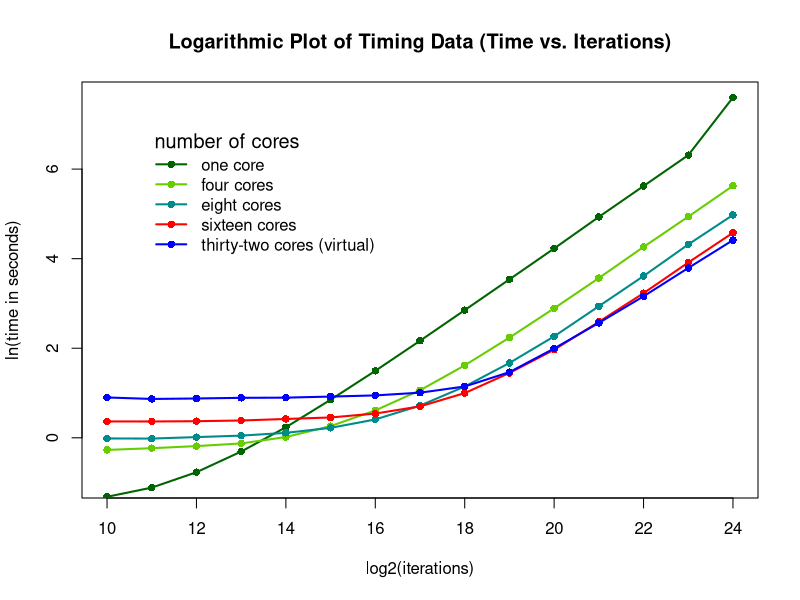
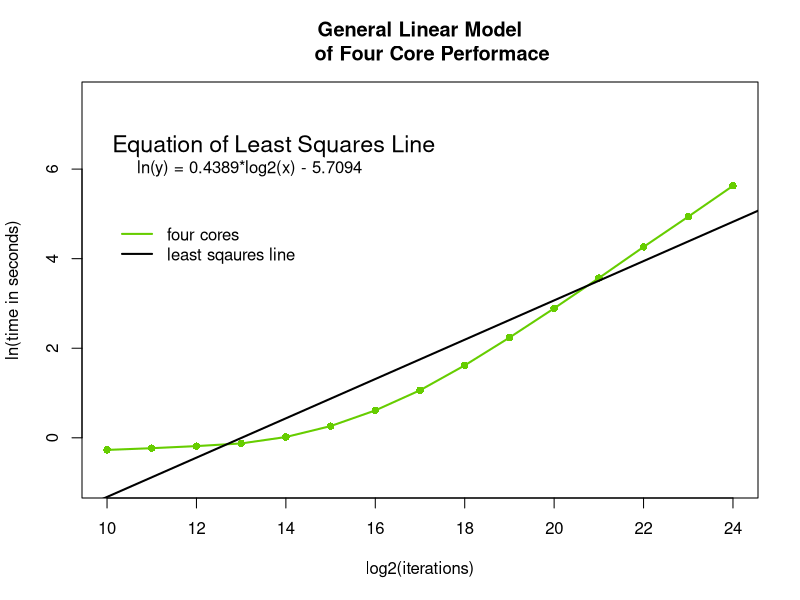
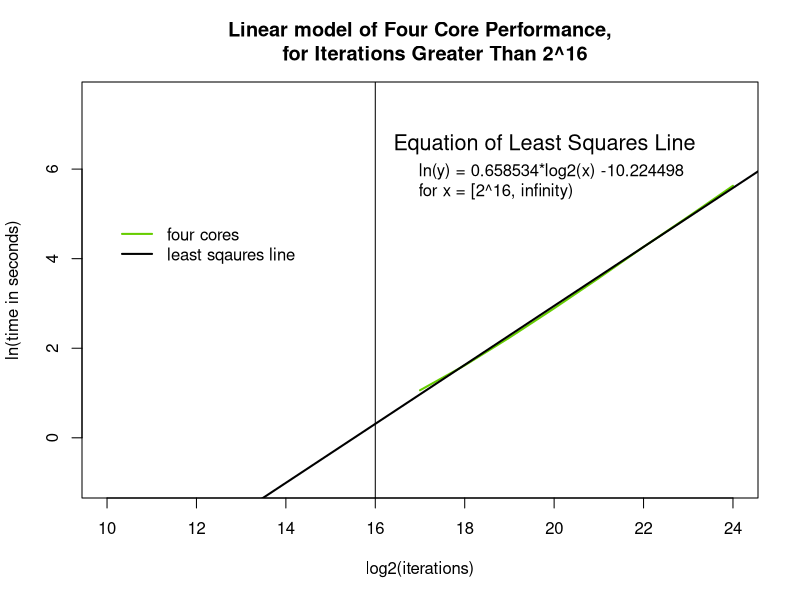
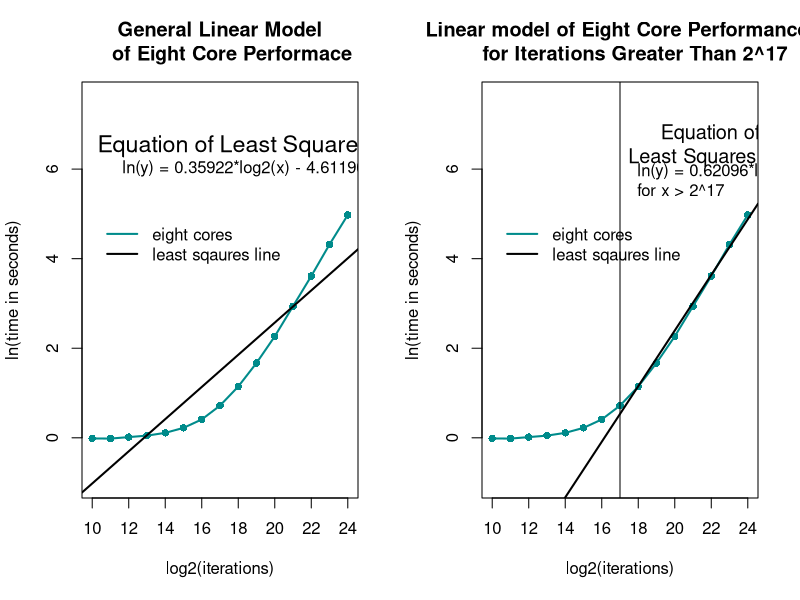
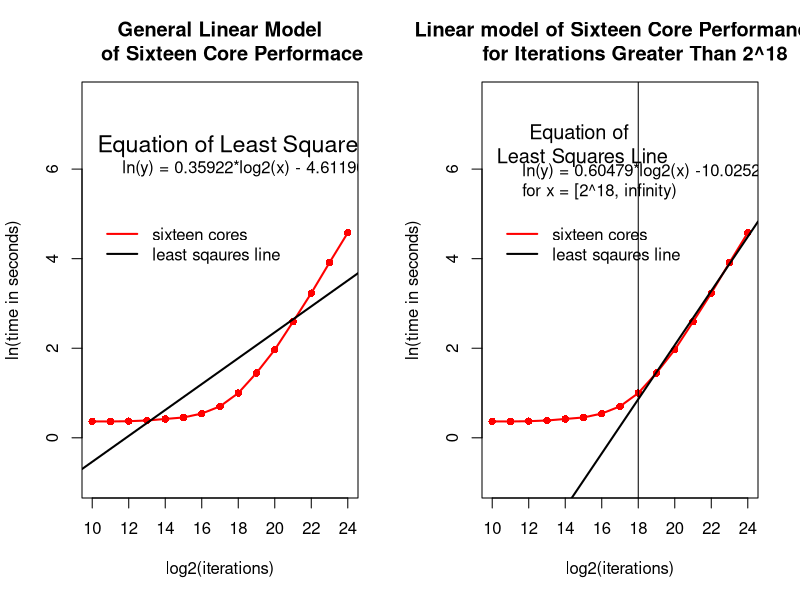
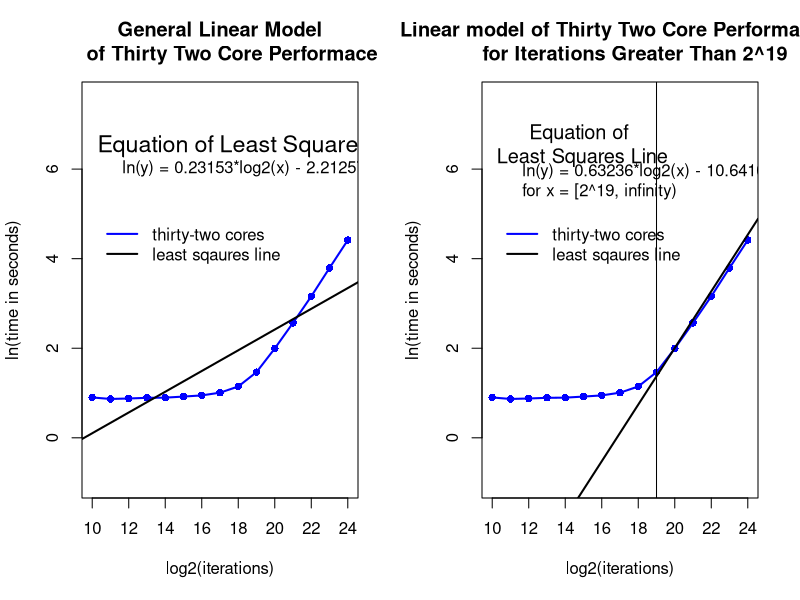
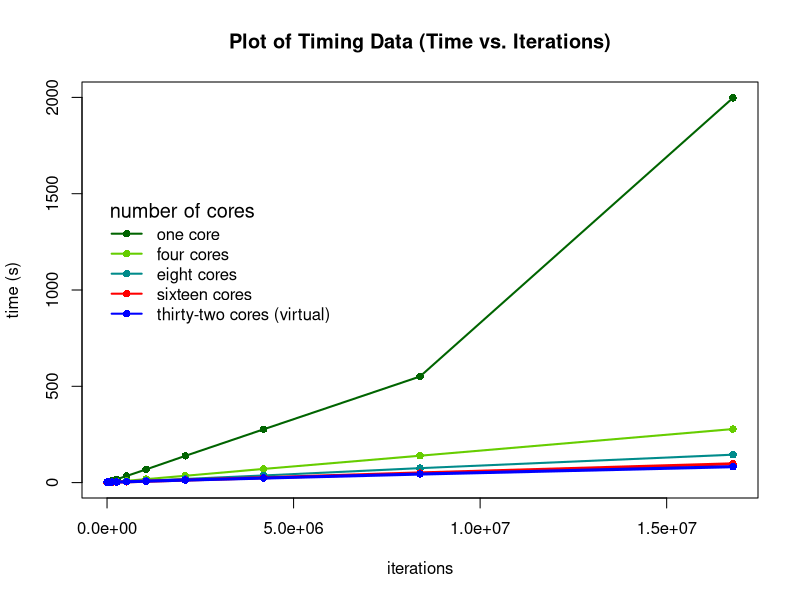
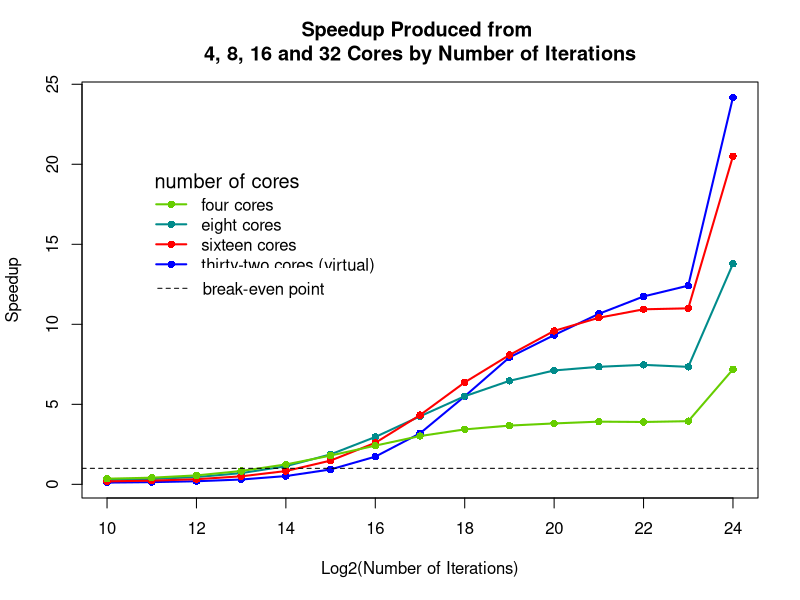

Source code (R) for these figures, in order:
##complete r file for analysis of timing data
##broken into sections
## 4/28/2020

##DATA#############
one.core <-c(0.268, 0.329,  0.464,  0.736,  1.266,  2.339,  4.461,  8.728,  17.306,  34.399,  68.566,  138.74,  276.541,  550.899,  1997.628)
four.core <-c(0.763, 0.793,  0.831,  0.882,  1.018,  1.299,  1.844,  2.891,  5.04,    9.372,   18.016,  35.415,  70.981,   139.58,   277.946)
eight.core <-c(0.986, 0.983,  1.016,  1.05,   1.117,  1.249,  1.507,  2.053,  3.143,   5.318,   9.634,   18.89,   37.038,   75.045,   144.961)
sixteen.core <-c(1.442, 1.44,   1.449,  1.472,  1.523,  1.575,  1.719,  2.018,  2.715,   4.257,   7.15,    13.326,  25.283,   50.088,   97.418)
tt.core <-c(2.462, 2.381,  2.406,  2.442,  2.452,  2.511,  2.578,  2.739,  3.146,   4.335,   7.35,    13.021,  23.552,   44.366,   82.618)

iterations <-c(1024, 2048,   4096,    8192,    16384,   32768,   65536,   131072,  262144,	524288,   1048576,  2097152,  4194304,   8388608,   16777216)

##LOG MANIPULATIONS
log.iterations =log2(iterations) #log base 2
log.one <-c(log(one.core)) #natural logs 
log.four <-c(log(four.core))
log.eight <-c(log(eight.core))
log.sixteen <-c(log(sixteen.core))
log.tt <-c(log(tt.core))
ln.2k = log(2000)


##log graph
plot(1, main="Logarithmic Plot of Timing Data (Time vs. Iterations)", type="n", xlab="log2(iterations)", ylab="ln(time in seconds)", xlim=c(10,log2(16777216)), ylim=c(-1, ln.2k))
lines(log.one ~ log.iterations, col="darkgreen", lwd=2)
points(log.one ~ log.iterations, col="darkgreen", pch=16)
lines(log.four ~ log.iterations, col="chartreuse3", lwd=2)
points(log.four ~ log.iterations, col="chartreuse3", pch=16)
lines(log.eight ~ log.iterations, col="darkcyan", lwd=2)
points(log.eight ~ log.iterations, col="darkcyan", pch=16)
lines(log.sixteen ~ log.iterations, col="red", lwd=2)
points(log.sixteen ~ log.iterations, col="red", pch=16)
lines(log.tt ~ log.iterations, col="blue", lwd=2)
points(log.tt ~ log.iterations, col="blue", pch=16)
legend(x=11, y=7, legend=c("one core", "four cores", "eight cores", "sixteen cores", "thirty-two cores (virtual)")
       , col=c("darkgreen", "chartreuse3", "darkcyan","red","blue"), lwd=2, pch=16, title="", box.lty = 0)
legend(11,7,c(" "," "),title="number of cores",cex=1.2, bty='n', title.adj=0.3, box.lty = 0)



##linear modeling of 4 cores
par(mfrow=c(1,1))
plot(1, main="General Linear Model
    of Four Core Performace", type="n", xlab="log2(iterations)", ylab="ln(time in seconds)", xlim=c(10,log2(16777216)), ylim=c(-1, ln.2k))
lines(log.four ~ log.iterations, col="chartreuse3", lwd=2)
points(log.four ~ log.iterations, col="chartreuse3", pch=16)

four.lm2 <-lm(formula = log(four.core) ~ log2(iterations))
abline(four.lm2$coef, lwd=2)
summary(four.lm2)
legend(10,7, c(" "," "),title = "Equation of Least Squares Line", box.lty = 0, cex=1.4, bg="transparent")
legend(10,5, legend=c("four cores","least sqaures line"),col=c("chartreuse3","black"), lwd=2,  box.lty = 0, bg="transparent")
legend(10,6.5, c("ln(y) = 0.4389*log2(x) - 5.7094"), box.lty = 0, bg="transparent")


plot(1, main="Linear model of Four Core Performance,
     for Iterations Greater Than 2^16", type="n", xlab="log2(iterations)", ylab="ln(time in seconds)", xlim=c(10,log2(16777216)), ylim=c(-1, ln.2k))
four.trunc <-c(2.891,  5.04,    9.372,   18.016,  35.415,  70.981,   139.58,   277.946)
trunc.iter <-c(131072,  262144,	524288,   1048576,  2097152,  4194304,   8388608,   16777216)
log.trunc4 <-log(four.trunc)
lines(log.trunc4 ~ log2(trunc.iter), col="chartreuse3", lwd=2)
trunlm4 <-lm(formula = log.trunc4 ~ log2(trunc.iter))
summary(trunlm4)
abline(trunlm4$coef, lwd=2)
abline(v=16)
legend(16.3,7, c(" "," "),title = "Equation of Least Squares Line", box.lty = 0, cex=1.3, bg="transparent")
legend(10,5, legend=c("four cores","least sqaures line"),col=c("chartreuse3","black"), lwd=2,  box.lty = 0, bg="transparent")
legend(16.3,6.5, c("ln(y) = 0.658534*log2(x) -10.224498 \nfor x = [2^16, infinity)"), box.lty = 0, bg="transparent")

##8 core models#################################################
par(mfrow=c(1,2))
eight.lm <-lm(formula = log(eight.core) ~ log2(iterations))
plot(1, main="General Linear Model
    of Eight Core Performace", type="n", xlab="log2(iterations)", ylab="ln(time in seconds)", xlim=c(10,log2(16777216)), ylim=c(-1, ln.2k))
lines(log.eight ~ log.iterations, col="darkcyan", lwd=2)
points(log.eight ~ log.iterations, col="darkcyan", pch=16)
abline(eight.lm$coefficients, lwd=2)
legend(10,7, c(" "," "),title = "Equation of Least Squares Line", box.lty = 0, cex=1.4, bg="transparent")
legend(10,5, legend=c("eight cores","least sqaures line"),col=c("darkcyan","black"), lwd=2,  box.lty = 0, bg="transparent")
legend(10,6.5, c("ln(y) = 0.35922*log2(x) - 4.61190"), box.lty = 0, bg="transparent")
summary(eight.lm)

#truncated lm8
plot(1, main="Linear model of Eight Core Performance,
     for Iterations Greater Than 2^17", type="n", xlab="log2(iterations)", ylab="ln(time in seconds)", xlim=c(10,log2(16777216)), ylim=c(-1, ln.2k))

lines(log.eight ~ log.iterations, col="darkcyan", lwd=2)
points(log.eight ~ log.iterations, col="darkcyan", pch=16)

trunc.8 <-c(  2.053, 3.143,   5.318,   9.634,   18.89,   37.038,   75.045,   144.961)
trunc.it8 <-c(   131072, 262144,	524288,   1048576,  2097152,  4194304,   8388608,   16777216)
trunlm8 <-lm(formula = log(trunc.8) ~ log2(trunc.it8))
abline(trunlm8$coefficients,lwd=2)
abline(v=17)
legend(17.2,7, c(" "," "),title = "Equation of \nLeast Squares Line", box.lty = 0, cex=1.2, bg="transparent")
legend(10,5, legend=c("eight cores","least sqaures line"),col=c("darkcyan","black"), lwd=2,  box.lty = 0, bg="transparent")
legend(16.3,6.5, c("ln(y) = 0.62096*log2(x) - 10.02391 \nfor x > 2^17"), box.lty = 0, bg="transparent")
summary(trunlm8)

##16 core model ##################################################################
par(mfrow=c(1,2))
sixteen.lm <-lm(formula = log(sixteen.core) ~ log2(iterations))
plot(1, main="General Linear Model
    of Sixteen Core Performace", type="n", xlab="log2(iterations)", ylab="ln(time in seconds)", xlim=c(10,log2(16777216)), ylim=c(-1, ln.2k))
lines(log.sixteen ~ log.iterations, col="red", lwd=2)
points(log.sixteen ~ log.iterations, col="red", pch=16)
abline(sixteen.lm$coefficients, lwd=2)
legend(10,7, c(" "," "),title = "Equation of Least Squares Line", box.lty = 0, cex=1.4, bg="transparent")
legend(10,5, legend=c("sixteen cores","least sqaures line"),col=c("red","black"), lwd=2,  box.lty = 0, bg="transparent")
legend(10,6.5, c("ln(y) = 0.35922*log2(x) - 4.61190"), box.lty = 0, bg="transparent")
summary(eight.lm)

#truncated lm16
plot(1, main="Linear model of Sixteen Core Performance,
     for Iterations Greater Than 2^18", type="n", xlab="log2(iterations)", ylab="ln(time in seconds)", xlim=c(10,log2(16777216)), ylim=c(-1, ln.2k))

lines(log.sixteen ~ log.iterations, col="red", lwd=2)
points(log.sixteen ~ log.iterations, col="red", pch=16)

trunc.16 <-c(  2.715,   4.257,   7.15,    13.326,  25.283,   50.088,   97.418)
trunc.it16 <-c(262144,	524288,   1048576,  2097152,  4194304,   8388608,   16777216)
trunlm16 <-lm(formula = log(trunc.16) ~ log2(trunc.it16))
abline(trunlm16$coefficients,lwd=2)
abline(v=18)
legend(10,7, c(" "," "),title = "Equation of \nLeast Squares Line", box.lty = 0, cex=1.2, bg="transparent")
legend(10,5, legend=c("sixteen cores","least sqaures line"),col=c("red","black"), lwd=2,  box.lty = 0, bg="transparent")
legend(10,6.5, c("ln(y) = 0.60479*log2(x) -10.02528 \nfor x = [2^18, infinity)"), box.lty = 0, bg="transparent")
summary(trunlm16)

####32 core################################
par(mfrow=c(1,2))
tt.lm <-lm(formula = log(tt.core) ~ log2(iterations))
plot(1, main="General Linear Model
    of Thirty Two Core Performace", type="n", xlab="log2(iterations)", ylab="ln(time in seconds)", xlim=c(10,log2(16777216)), ylim=c(-1, ln.2k))
lines(log.tt ~ log.iterations, col="blue", lwd=2)
points(log.tt ~ log.iterations, col="blue", pch=16)
abline(tt.lm$coefficients, lwd=2)
legend(10,7, c(" "," "),title = "Equation of Least Squares Line", box.lty = 0, cex=1.4, bg="transparent")
legend(10,5, legend=c("thirty-two cores","least sqaures line"),col=c("blue","black"), lwd=2,  box.lty = 0, bg="transparent")
legend(10,6.5, c("ln(y) = 0.23153*log2(x) - 2.21257"), box.lty = 0, bg="transparent")
summary(tt.lm)

#truncated lm32
plot(1, main="Linear model of Thirty Two Core Performance,
     for Iterations Greater Than 2^19", type="n", xlab="log2(iterations)", ylab="ln(time in seconds)", xlim=c(10,log2(16777216)), ylim=c(-1, ln.2k))
lines(log.tt ~ log.iterations, col="blue", lwd=2)
points(log.tt ~ log.iterations, col="blue", pch=16)
trunc.32 <-c(4.257,   7.15,    13.326,  25.283,   50.088,   97.418)
trunc.it32 <-c(524288,   1048576,  2097152,  4194304,   8388608,   16777216)
trunlm32 <-lm(formula = log(trunc.32) ~ log2(trunc.it32))
abline(trunlm32$coefficients,lwd=2)
abline(v=19)
legend(10,7, c(" "," "),title = "Equation of \nLeast Squares Line", box.lty = 0, cex=1.2, bg="transparent")
legend(10,5, legend=c("thirty-two cores","least sqaures line"),col=c("blue","black"), lwd=2,  box.lty = 0, bg="transparent")
legend(10,6.5, c("ln(y) = 0.63236*log2(x) - 10.64105 \nfor x = [2^19, infinity)"), box.lty = 0, bg="transparent")
summary(trunlm32)





##standard graph
par(mfrow=c(1,1))
plot(1, main="Plot of Timing Data (Time vs. Iterations)", type="n", xlab="iterations", ylab="time (s)", xlim=c(10,(16777216)), ylim=c(0, 2000))
lines(one.core ~ iterations, col="darkgreen", lwd=2)
points(one.core ~ iterations, col="darkgreen", pch=16)
lines(four.core ~ iterations, col="chartreuse3", lwd=2)
points(four.core ~ iterations, col="chartreuse3", pch=16)
lines(eight.core ~ iterations, col="darkcyan", lwd=2)
points(eight.core ~ iterations, col="darkcyan", pch=16)
lines(sixteen.core ~ iterations, col="red", lwd=3)
points(sixteen.core ~ iterations, col="red", pch=16)
lines(tt.core ~ iterations, col="blue", lwd=3)
points(tt.core ~ iterations, col="blue", pch=16)
legend(x=3500, y=1500, legend=c("one core", "four cores", "eight cores", "sixteen cores", "thirty-two cores (virtual)")
       , col=c("darkgreen", "chartreuse3", "darkcyan","red","blue"), lwd=2, pch=16, title="", box.lty = 0)
legend(3500,1500,c(" "," "),title="number of cores",cex=1.2, bty='n', title.adj=0.3, box.lty = 0)

#########SPEEDUP#############
SU1to4 <- one.core/four.core
SU1to8 <- one.core/eight.core
SU1to16 <- one.core/sixteen.core
SU1to32 <- one.core/tt.core

plot(SU1to32 ~ log2(iterations) , pch=16, lwd=2, col="blue", main="Speedup Produced from \n4, 8, 16 and 32 Cores by Number of Iterations", ylab="Speedup", xlab="Log2(Number of Iterations)")
lines(SU1to32 ~ log2(iterations), pch=16, lwd=2, col="blue")
points(SU1to8 ~ log2(iterations), pch=16, lwd=2, col="darkcyan")
lines(SU1to8 ~ log2(iterations) , pch=16, lwd=2, col="darkcyan")
points(SU1to16 ~log2(iterations), pch=16, lwd=2, col="red")
lines(SU1to16 ~ log2(iterations), pch=16, lwd=2, col="red" )
points(SU1to4 ~ log2(iterations), pch=16, lwd=2, col="chartreuse3" )
lines(SU1to4 ~ log2(iterations) , pch=16, lwd=2, col="chartreuse3")
abline(h=1, lty="dashed")
legend(x=11, y=20, legend=c( "four cores", "eight cores", "sixteen cores", "thirty-two cores (virtual)")
       , col=c( "chartreuse3", "darkcyan","red","blue"), lwd=2, pch=16, title="", box.lty = 0)
legend(11,20,c(" "," "),title="number of cores",cex=1.2, bty='n', title.adj=0.3, box.lty = 0)
legend(10.8,13.5, legend="break-even point", lwd=1, lty ="dashed",box.lty = 0)

#max speedup
max(SU1to32)
n <- length(SU1to8)
sort(SU1to32,partial=n-1)[n-1]

####converge
#3.07301204,3.0543013,3.02654248,3.07703214,2.96828252,3.14824971, 3.11620038,3.00622756,3.03036373,3.0282606,3.05758368,3.05963918,3.10702847,2.95121935,3.05346764,3.06555038,3.22177573,3.00683911,3.0876756,3.07847306

accept <-c(3.00212372,3.07010706,2.98663091,3.00265011,3.04868394,3.05752558,3.01758487,3.10164328,3.02472052,3.05105619,2.97719294,3.01336404,3.07365879, 3.09617736,2.96853623,3.00205041)
mean(accept)
##3.03943535

hist(accept)

##constant inflection point NEED UPDATING
#2^(ln2(numprocs)+14)

####application of modeling##########

##predict result of a single run with 32 cores at 2^24 iterations 
predict(trunlm32, newdata=data.frame(trunc.it32=16777216), interval = "predict") ## e^(result) is value in seconds
## 95% conf that completion time is between e^(4.535624) and e^(4.732151) --> (76.6382270566, 113.539523389) seconds
##the actual value is included in our CI
##large CI b/c not much data

##extrapolate further
## predict result of single 32 core run at 2^30 iterations
predict(trunlm32, newdata=data.frame(trunc.it32=1073741824), interval = "predict") ## e^(result) is value in seconds
## 95% conf that completion time is between e^(7.9634) and e^(8.696147) --> (2873.93945512, 5979.82749776) seconds
## confidence range is even larger, due to  

